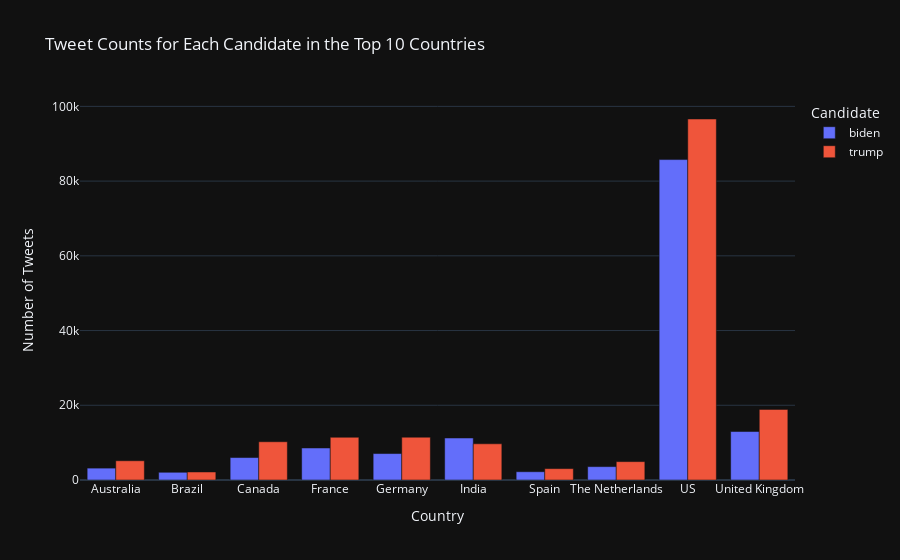

This figure's notebook cell:
### Code cell
# the number of tweets done for each
# candidate by all the countries.
tweet_df = data.groupby(['country', 'candidate'])[
    'tweet'].count().reset_index()

# Candidate for top 10 country tweet
tweeters = tweet_df[tweet_df['country'].isin(top10countries.country)]

# Plot for tweet counts for each candidate
# in the top 10 countries
fig = px.bar(tweeters, x='country', y='tweet', color='candidate',
             labels={'country': 'Country', 'tweet': 'Number of Tweets',
                     'candidate': 'Candidate'},
             title='Tweet Counts for Each Candidate in the Top 10 Countries',
             template='plotly_dark',
             barmode='group')

# Show the chart
fig.show()

### Figure 1 — Plotly figure (JSON) as saved in the notebook; plotly's stock layout.template omitted (floating-point values rounded to 4 significant figures)
{"data": [{"alignmentgroup": "True", "hovertemplate": "Candidate=biden<br>Country=%{x}<br>Number of Tweets=%{y}<extra></extra>", "legendgroup": "biden", "marker": {"color": "#636efa", "pattern": {"shape": ""}}, "name": "biden", "offsetgroup": "biden", "orientation": "v", "showlegend": true, "textposition": "auto", "type": "bar", "x": ["Australia", "Brazil", "Canada", "France", "Germany", "India", "Spain", "The Netherlands", "US", "United Kingdom"], "xaxis": "x", "y": [3181, 2063, 6011, 8564, 7077, 11243, 2214, 3576, 85760, 12973], "yaxis": "y"}, {"alignmentgroup": "True", "hovertemplate": "Candidate=trump<br>Country=%{x}<br>Number of Tweets=%{y}<extra></extra>", "legendgroup": "trump", "marker": {"color": "#EF553B", "pattern": {"shape": ""}}, "name": "trump", "offsetgroup": "trump", "orientation": "v", "showlegend": true, "textposition": "auto", "type": "bar", "x": ["Australia", "Brazil", "Canada", "France", "Germany", "India", "Spain", "The Netherlands", "US", "United Kingdom"], "xaxis": "x", "y": [5149, 2148, 10239, 11432, 11457, 9688, 3040, 4915, 96622, 18896], "yaxis": "y"}], "layout": {"barmode": "group", "legend": {"title": {"text": "Candidate"}, "tracegroupgap": 0}, "title": {"text": "Tweet Counts for Each Candidate in the Top 10 Countries"}, "xaxis": {"anchor": "y", "domain": [0, 1], "title": {"text": "Country"}}, "yaxis": {"anchor": "x", "domain": [0, 1], "title": {"text": "Number of Tweets"}}}}
